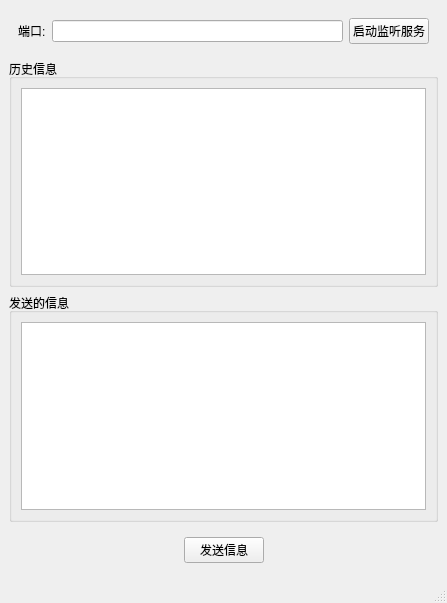
<?xml version="1.0" encoding="UTF-8"?>
<ui version="4.0">
 <class>MainWindow</class>
 <widget class="QMainWindow" name="MainWindow">
  <property name="geometry">
   <rect>
    <x>0</x>
    <y>0</y>
    <width>447</width>
    <height>603</height>
   </rect>
  </property>
  <property name="windowTitle">
   <string>MainWindow</string>
  </property>
  <widget class="QWidget" name="centralwidget">
   <layout class="QGridLayout" name="gridLayout_3">
    <item row="0" column="0">
     <widget class="QWidget" name="widget" native="true">
      <layout class="QHBoxLayout" name="horizontalLayout">
       <item>
        <widget class="QLabel" name="label">
         <property name="text">
          <string>端口:</string>
         </property>
        </widget>
       </item>
       <item>
        <widget class="QLineEdit" name="port"/>
       </item>
       <item>
        <widget class="QPushButton" name="setlisten">
         <property name="text">
          <string>启动监听服务</string>
         </property>
        </widget>
       </item>
      </layout>
     </widget>
    </item>
    <item row="1" column="0">
     <widget class="QGroupBox" name="groupBox">
      <property name="title">
       <string>历史信息</string>
      </property>
      <layout class="QGridLayout" name="gridLayout">
       <item row="0" column="0">
        <widget class="QTextEdit" name="record"/>
       </item>
      </layout>
     </widget>
    </item>
    <item row="2" column="0">
     <widget class="QGroupBox" name="groupBox_2">
      <property name="title">
       <string>发送的信息</string>
      </property>
      <layout class="QGridLayout" name="gridLayout_2">
       <item row="0" column="0">
        <widget class="QTextEdit" name="send"/>
       </item>
      </layout>
     </widget>
    </item>
    <item row="3" column="0">
     <widget class="QWidget" name="widget_2" native="true">
      <layout class="QHBoxLayout" name="horizontalLayout_2">
       <item>
        <spacer name="horizontalSpacer_2">
         <property name="orientation">
          <enum>Qt::Horizontal</enum>
         </property>
         <property name="sizeHint" stdset="0">
          <size>
           <width>145</width>
           <height>20</height>
          </size>
         </property>
        </spacer>
       </item>
       <item>
        <widget class="QPushButton" name="Button_send">
         <property name="text">
          <string>发送信息</string>
         </property>
        </widget>
       </item>
       <item>
        <spacer name="horizontalSpacer">
         <property name="orientation">
          <enum>Qt::Horizontal</enum>
         </property>
         <property name="sizeHint" stdset="0">
          <size>
           <width>145</width>
           <height>20</height>
          </size>
         </property>
        </spacer>
       </item>
      </layout>
     </widget>
    </item>
   </layout>
  </widget>
  <widget class="QMenuBar" name="menubar">
   <property name="geometry">
    <rect>
     <x>0</x>
     <y>0</y>
     <width>447</width>
     <height>26</height>
    </rect>
   </property>
  </widget>
  <widget class="QStatusBar" name="statusbar"/>
 </widget>
 <resources/>
 <connections/>
</ui>
